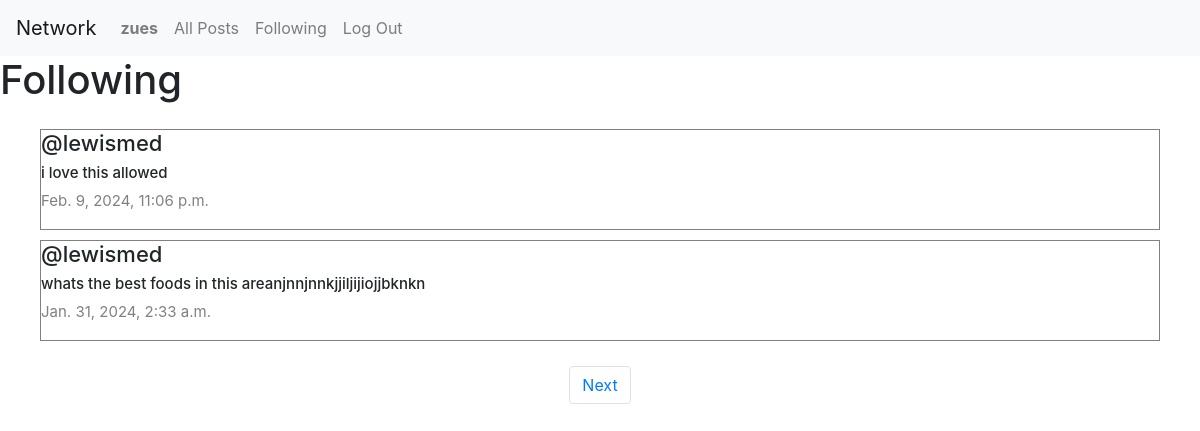
Page /following (signed in) on the earlier database version.
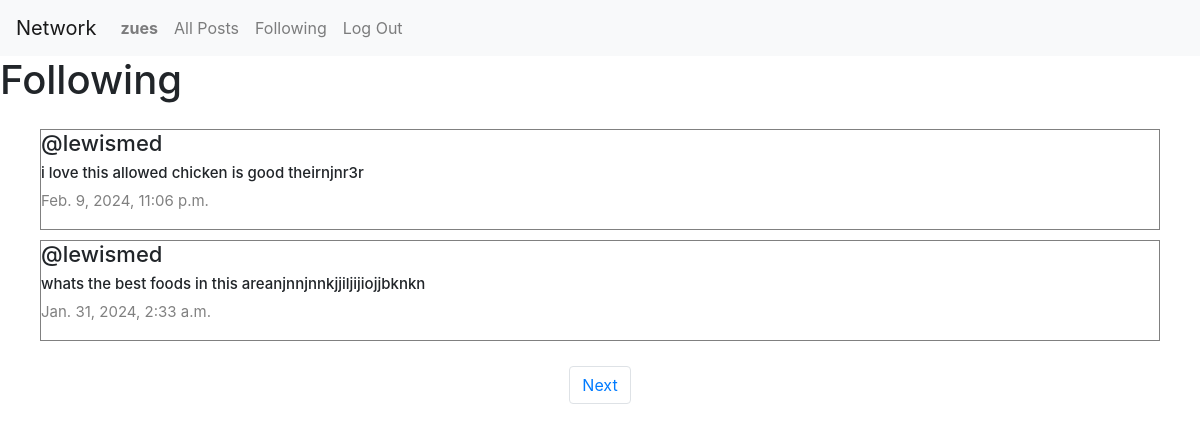
Same page on the later database version.
### network/models.py (models this page shows, shortened)
class Post(models.Model):
    content=models.CharField(max_length=140)
    user=models.ForeignKey(User,on_delete=models.CASCADE,related_name="author")
    date=models.DateTimeField(auto_now_add=True)

class User(AbstractUser):
    pass

### network/views.py (the view)
# urls.py: path('following',views.following,name='following'),
def following(request):
    currentUser=User.objects.get(pk=request.user.id)
    following_people=Follow.objects.filter(user=currentUser)
    allPosts=Post.objects.all().order_by("id").reverse()
    followingPosts=[]
    for posts in allPosts:
        for person in following_people:
            if person.user_follower==posts.user:
                followingPosts.append(posts)
    paginator=Paginator(followingPosts,2)
    page_number= request.GET.get('page')
    posts_of_the_page=paginator.get_page(page_number)
    return render(request, "network/following.html",{
        "posts_of_the_page":posts_of_the_page
    })

### network/templates/network/following.html (shortened to what this page needs)
{% extends "network/layout.html" %}
{% block body %}
<h1>Following</h1>
<div class="all-posts" >
    {% for post in posts_of_the_page %}
    <div class="post" style="margin: 5px 20px; border:0.1px solid gray; display: flex;
    justify-content: center;
    flex-direction:column;
    box-sizing: border-box;">
        <h5 class="username">@{{ post.user }}</h5>
       <h6 class="content" >{{ post.content }}</h6>
        <p class="date"> {{ post.date }}</p>
    </div>
    {% endfor %}
</div>
<nav aria-label="Page navigation example">
    <ul class="pagination d-flex justify-content-center">
      {% if posts_of_the_page.has_next %}
      <li class="page-item"><a class="page-link" href="?page={{ posts_of_the_page.next_page_number }}">Next</a></li>
        {% endif %}
    </ul>
  </nav>
{% endblock %}

Differences in the rows shown:
changed Post: content "i love this allowed" → "i love this allowed chicken is good theirnjnr3r"
